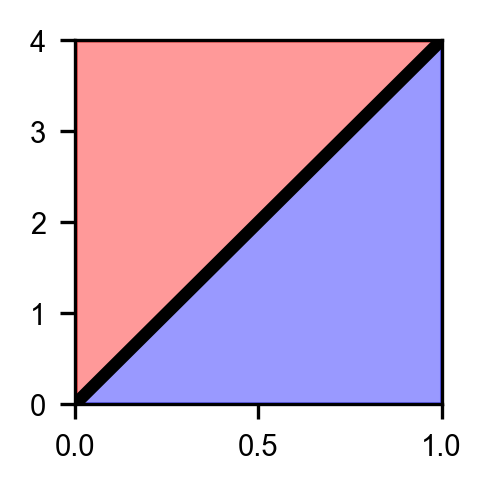

The Python source for this figure:
import numpy as np
import matplotlib.pyplot as plt
from scipy.integrate import solve_ivp










##############################################################################
# Different solutions
##############################################################################

# ODE system
def system(t, y, a):
    X, Q = y
    dXdt = a*X - X*Q
    dQdt = X - Q
    return [dXdt, dQdt]

# Parameters
alphas = [0.1, 0.25, 0.7]
t_span = (0, 20)
t_eval = np.linspace(*t_span, 2000)
y0 = [1,0]

# Plot
width = 80/25.4#40 / 25.4
height = 80/25.4#30/25.4
fig, ax = plt.subplots(figsize=(width,height))

for a in alphas:
    sol = solve_ivp(system, t_span, y0, t_eval=t_eval, args=(a,))
    ax.plot(sol.t, sol.y[0], label=rf'$X(t),\ \alpha={a}$',linewidth=2,color='k',alpha=min(a*2,1))

    ax.plot(sol.t, np.ones(len(sol.y[0])) * a,linewidth=1,color='k',linestyle='dashed')


# Labels
#ax.set_xlabel(r'$t$')
#ax.set_ylabel(r'$X(t)$')
#ax.legend(frameon=False)


ax.set_xticks([0,10,20])
ax.set_xticklabels([r'$0$',r'$10$' ,r'$20$'])


# Existing ticks
yticks = [0, 1]

# Add alpha ticks
yticks_extended = yticks + alphas

# Corresponding labels
yticklabels = (
    [r'$0$', r'$1$'] +
    [rf'${a}$' for a in alphas]
)

ax.set_yticks(yticks_extended)
ax.set_yticklabels(yticklabels)
from matplotlib.ticker import FormatStrFormatter

ax.yaxis.set_major_formatter(FormatStrFormatter('%.2f'))


plt.xticks(fontsize=7, fontname='Arial')
plt.yticks(fontsize=7, fontname='Arial')



plt.savefig("Example_Solutions.png",bbox_inches='tight', dpi=300)



##############################################################################
# Phase Diagram
##############################################################################

# Domain
alpha = np.linspace(0, 1, 500)
E_Q = 4 * alpha



width = 80/25.4#40 / 25.4
height = 80/25.4#30/25.4
fig, ax = plt.subplots(figsize=(width,height))


# Fill regions
ax.fill_between(alpha, E_Q, y2=E_Q.max(),
                color='red', alpha=0.4, label=r'$E_Q > 4\alpha$')

ax.fill_between(alpha, 0, E_Q,
                color='blue', alpha=0.4, label=r'$E_Q < 4\alpha$')

# Phase boundary
ax.plot(alpha, E_Q, color='black', linewidth=3)

"""
# Labels
ax.set_xlabel(r'$\alpha$')
ax.set_ylabel(r'$E_Q$')
"""

# Limits (adjust as needed)
ax.set_xlim(alpha.min(), alpha.max())
ax.set_ylim(0, E_Q.max())


ax.set_xticks([0,0.5,1])
ax.set_xticklabels([r'$0$',r'$0.5$' ,r'$1$'])

ax.set_yticks([0,2,4])
ax.set_yticklabels([r'$0$',r'$2$', r'$4$'])



plt.xticks(fontsize=7, fontname='Arial')
plt.yticks(fontsize=7, fontname='Arial')


# Optional legend
#ax.legend(frameon=False)

plt.savefig("Phase_Diagram.png",bbox_inches='tight', dpi=300)

